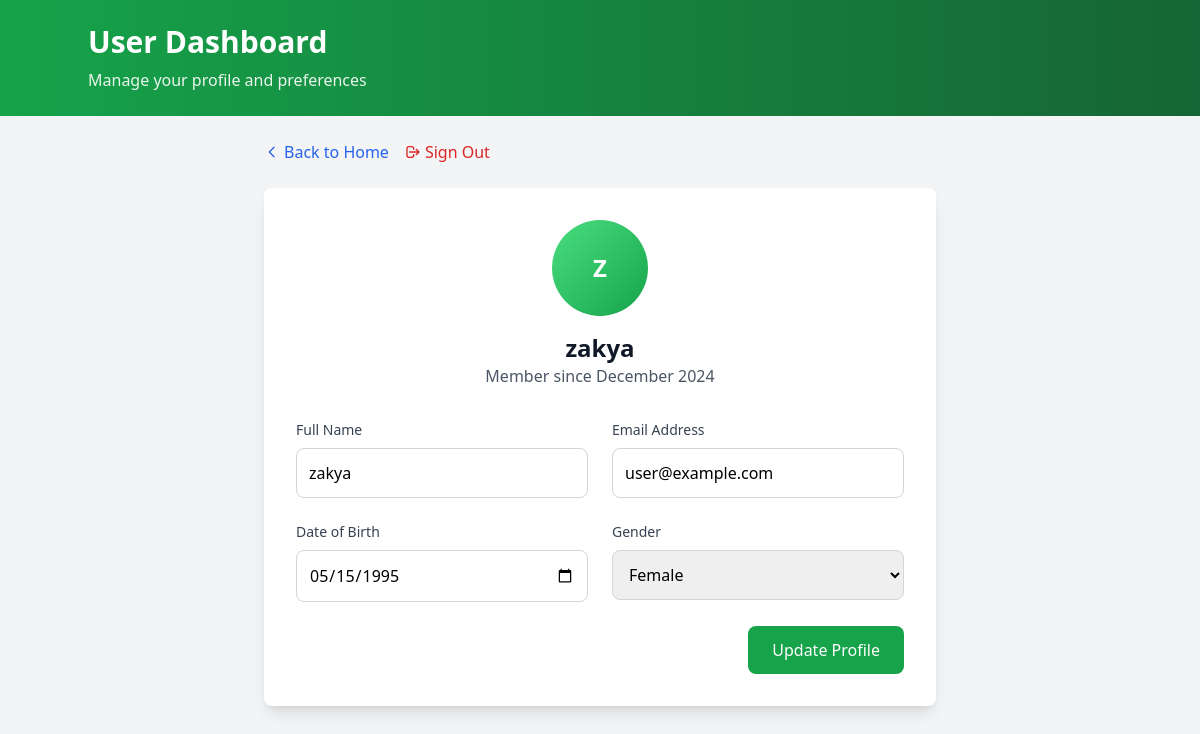
The page /user/dashboard (signed in) on the database its author committed.
### tables this page shows
CREATE TABLE `users` (
  `id` int NOT NULL,
  `name` varchar(100) NOT NULL,
  `email` varchar(100) NOT NULL,
  `password` varchar(255) NOT NULL,
  `gender` enum('Male','Female','Other') NOT NULL,
  `birth_date` date NOT NULL,
  `role` enum('admin','user') DEFAULT 'user',
  `created_at` timestamp NOT NULL DEFAULT CURRENT_TIMESTAMP
);

### app/controllers/usercontroller.php (called while the page is built, shortened)
<?php
class UserController extends Controller {
    private $userModel;
    public function __construct() {
        $this->userModel = new User();
    }
    public function dashboard() {
        $user_id = $_SESSION['user_id'];
        $user = $this->userModel->findById($user_id);
        $this->view('user/dashboard', ['user' => $user]);
    }
}

### app/core/router.php (called while the page is built, shortened)
<?php
class Router {
    private $routes = [];
    public function add($route, $controller, $action, $method = 'GET') {
        $this->routes[] = [
            'route' => $route,
            'controller' => $controller,
            'action' => $action,
            'method' => $method
        ];
    }
    public function dispatch($url, $method) {
        $url = strtok($url, '?');
        foreach ($this->routes as $route) {
            if ($this->match($route['route'], $url) && $route['method'] === $method) {
                $controllerName = $route['controller'];
                $actionName = $route['action'];
                if (class_exists($controllerName)) {
                    $controller = new $controllerName();
                    if (method_exists($controller, $actionName)) {
                        return $controller->$actionName();
                    }
                }
            }
        }
    }
    private function match($route, $url) {
        $route = preg_replace('/\{([^}]+)\}/', '(?P<$1>[^/]+)', $route);
        $pattern = '#^' . $route . '$#';
        if (preg_match($pattern, $url, $matches)) {
            return true;
        }
        return false;
    }
}

### public/index.php (called while the page is built, shortened)
<?php
require_once APP_PATH . '/config/database.php';
require_once APP_PATH . '/core/router.php';
require_once APP_PATH . '/core/model.php';
require_once APP_PATH . '/controllers/usercontroller.php';
$router = new Router();
$router->add('/', 'NewsController', 'index');
$router->add('/news/{id}', 'newscontroller', 'detail');
$router->add('/auth/login', 'authcontroller', 'login');
$router->add('/auth/login', 'authcontroller', 'login', 'POST');
$router->add('/auth/register', 'authcontroller', 'register');
$router->add('/auth/register', 'authcontroller', 'register', 'POST');
$router->add('/auth/logout', 'authcontroller', 'logout');
$router->add('/admin/dashboard', 'admincontroller', 'dashboard');
$router->add('/admin/news-list', 'admincontroller', 'newsList');
$router->add('/admin/add-news', 'admincontroller', 'addNews');
$router->add('/admin/add-news', 'admincontroller', 'addNews', 'POST');
$router->add('/admin/edit-news', 'admincontroller', 'editNews');
$router->add('/admin/edit-news', 'admincontroller', 'editNews', 'POST');
$router->add('/admin/delete-news', 'admincontroller', 'deleteNews', 'POST');
$router->add('/user/dashboard', 'usercontroller', 'dashboard');
$router->add('/user/dashboard', 'usercontroller', 'dashboard', 'POST');
$url = parse_url($_SERVER['REQUEST_URI'], PHP_URL_PATH);
$method = $_SERVER['REQUEST_METHOD'];
$router->dispatch($url, $method);

### app/config/database.php (called while the page is built)
<?php
class Database {
    private static $instance = null;
    private $connection;
    private $host = 'localhost';
    private $username = 'root';
    private $password = '';
    private $database = 'news_portal';
    private function __construct() {
        try {
            $this->connection = new PDO(
                "mysql:host={$this->host};dbname={$this->database}",
                $this->username,
                $this->password,
                [
                    PDO::ATTR_ERRMODE => PDO::ERRMODE_EXCEPTION,
                    PDO::ATTR_DEFAULT_FETCH_MODE => PDO::FETCH_ASSOC
                ]
            );
        } catch (PDOException $e) {
            die("Connection failed: " . $e->getMessage());
        }
    }
    public static function getInstance() {
        if (self::$instance === null) {
            self::$instance = new self();
        }
        return self::$instance;
    }
    public function getConnection() {
        return $this->connection;
    }
}

### app/core/model.php (called while the page is built, shortened)
<?php
abstract class Model {
    protected $db;
    protected $table;
    public function __construct() {
        $this->db = Database::getInstance()->getConnection();
    }
    public function findById($id) {
        $stmt = $this->db->prepare("SELECT * FROM {$this->table} WHERE id = ?");
        $stmt->execute([$id]);
        return $stmt->fetch();
    }
}

### app/views/user/dashboard.php (the view, shortened to what this page needs)
<?php
require_once APP_PATH . '/views/layouts/header.php';
?>
<header class="bg-gradient-to-r from-green-600 to-green-800 text-white p-6">
    <div class="container mx-auto">
        <h1 class="text-3xl font-bold">User Dashboard</h1>
        <p class="mt-2 opacity-90">Manage your profile and preferences</p>
    </div>
</header>
<div class="container mx-auto p-6">
    <div class="max-w-2xl mx-auto">
        <div class="flex space-x-4 mb-6">
            <a href="/" class="text-blue-600 hover:text-blue-800 flex items-center">
                <svg class="w-4 h-4 mr-1" fill="none" stroke="currentColor" viewBox="0 0 24 24">
                    <path stroke-linecap="round" stroke-linejoin="round" stroke-width="2" d="M15 19l-7-7 7-7"></path>
                </svg>
                Back to Home
            </a>
            <a href="/auth/logout" class="text-red-600 hover:text-red-800 ml-auto flex items-center">
                <svg class="w-4 h-4 mr-1" fill="none" stroke="currentColor" viewBox="0 0 24 24">
                    <path stroke-linecap="round" stroke-linejoin="round" stroke-width="2" d="M17 16l4-4m0 0l-4-4m4 4H7m6 4v1a3 3 0 01-3 3H6a3 3 0 01-3-3V7a3 3 0 013-3h4a3 3 0 013 3v1"></path>
                </svg>
                Sign Out
            </a>
        </div>
        <div class="bg-white rounded-lg shadow-lg p-8">
            <div class="text-center mb-8">
                <div class="w-24 h-24 bg-gradient-to-br from-green-400 to-green-600 rounded-full mx-auto mb-4 flex items-center justify-center">
                    <span class="text-white text-2xl font-bold">
                        <?= strtoupper(substr($user['name'] ?? 'U', 0, 1)) ?>
                    </span>
                </div>
                <h2 class="text-2xl font-bold text-gray-900"><?= htmlspecialchars($user['name'] ?? 'User') ?></h2>
                <p class="text-gray-600">Member since <?= date('F Y', strtotime($user['created_at'] ?? 'now')) ?></p>
            </div>
            <form action="/user/dashboard" method="POST" class="space-y-6">
                <div class="grid grid-cols-1 md:grid-cols-2 gap-6">
                    <div>
                        <label for="name" class="block text-sm font-medium text-gray-700 mb-2">Full Name</label>
                        <input type="text" name="name" id="name" required
                               value="<?= htmlspecialchars($user['name']) ?>"
                               class="w-full p-3 border border-gray-300 rounded-lg focus:ring-2 focus:ring-green-500 focus:border-transparent">
                    </div>
                    <div>
                        <label for="email" class="block text-sm font-medium text-gray-700 mb-2">Email Address</label>
                        <input type="email" name="email" id="email" required
                               value="<?= htmlspecialchars($user['email']) ?>"
                               class="w-full p-3 border border-gray-300 rounded-lg focus:ring-2 focus:ring-green-500 focus:border-transparent">
                    </div>
                    <div>
                        <label for="birth_date" class="block text-sm font-medium text-gray-700 mb-2">Date of Birth</label>
                        <input type="date" name="birth_date" id="birth_date"
                            value="<?= $user['birth_date'] ?>"
                            class="w-full p-3 border border-gray-300 rounded-lg focus:ring-2 focus:ring-green-500 focus:border-transparent"
                            onchange="showFormattedDate(this)">
                    </div>
                    <div>
                        <label for="gender" class="block text-sm font-medium text-gray-700 mb-2">Gender</label>
                        <select name="gender" id="gender" required
                                class="w-full p-3 border border-gray-300 rounded-lg focus:ring-2 focus:ring-green-500 focus:border-transparent">
                            <option value="Female" <?= $user['gender'] === 'Female' ? 'selected' : '' ?>>Female</option>
                        </select>
                    </div>
                </div>
                <div class="flex justify-end">
                    <button type="submit"
                            class="px-6 py-3 bg-green-600 text-white rounded-lg hover:bg-green-700 focus:ring-2 focus:ring-green-500">
                        Update Profile
                    </button>
                </div>
            </form>
        </div>
    </div>
</div>

### rows shown on the page
users: name "Z", name "zakya", created_at "December 2024", email "user@example.com", birth_date "05/15/1995", gender "Female"
